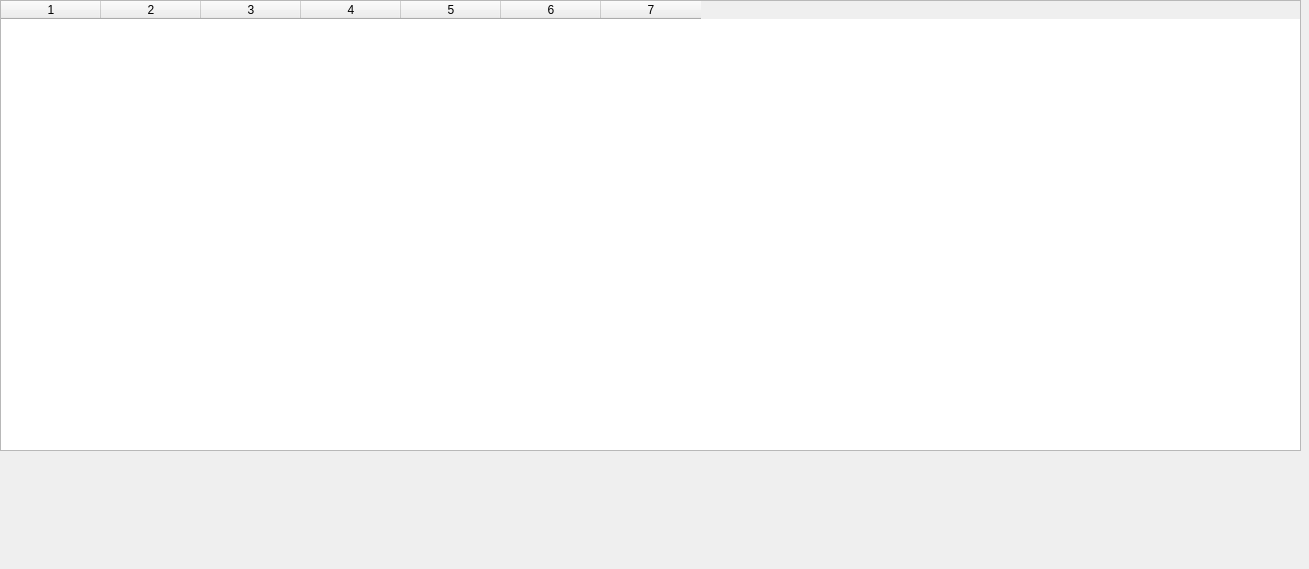
<?xml version="1.0" encoding="UTF-8"?>
<ui version="4.0">
 <class>Form</class>
 <widget class="QWidget" name="Form">
  <property name="geometry">
   <rect>
    <x>0</x>
    <y>0</y>
    <width>1309</width>
    <height>569</height>
   </rect>
  </property>
  <property name="windowTitle">
   <string>Эспрессо</string>
  </property>
  <widget class="QTableWidget" name="tableWidget">
   <property name="geometry">
    <rect>
     <x>0</x>
     <y>0</y>
     <width>1301</width>
     <height>451</height>
    </rect>
   </property>
   <property name="columnCount">
    <number>7</number>
   </property>
   <column/>
   <column/>
   <column/>
   <column/>
   <column/>
   <column/>
   <column/>
  </widget>
 </widget>
 <resources/>
 <connections/>
</ui>
